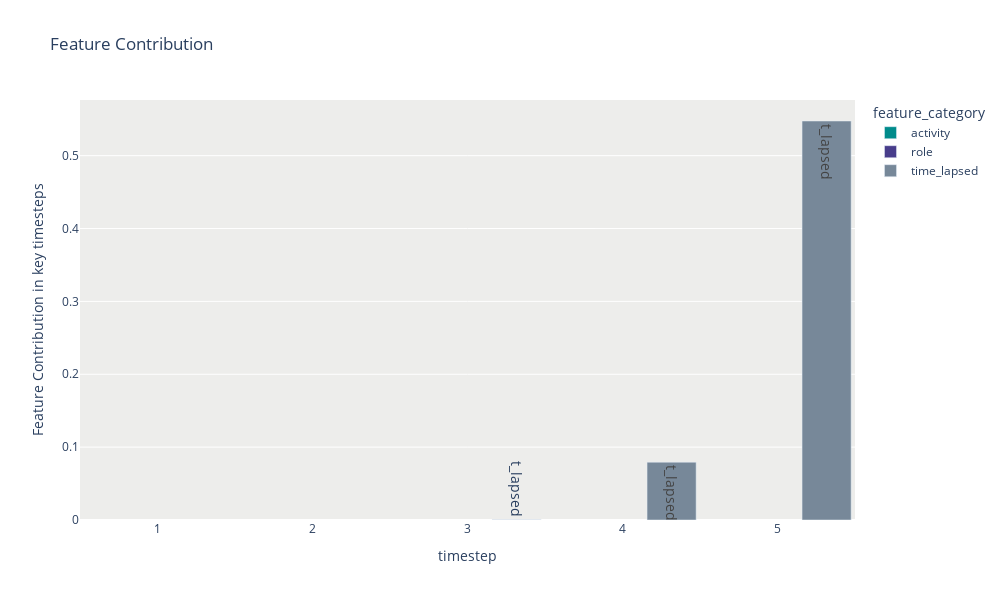

Here is the notebook cell this chart was saved with:
### Code cell
explain_local(output_with_attention,x_test,y_test,index_ac,index_rl,index_ne,3,53)

### Figure 1 — Plotly figure (JSON) as saved in the notebook; plotly's stock layout.template omitted (floating-point values rounded to 4 significant figures)
{"data": [{"alignmentgroup": "True", "hovertemplate": "feature_category=activity<br>timestep=%{x}<br>Feature Contribution in key timesteps=%{y}<br>feature=%{text}<extra></extra>", "legendgroup": "activity", "marker": {"color": "darkcyan", "pattern": {"shape": ""}}, "name": "activity", "offsetgroup": "activity", "orientation": "v", "showlegend": true, "text": ["none", "none", "none", "none", "none"], "textangle": 90, "textfont": {"size": 14}, "textposition": "auto", "type": "bar", "x": [5, 4, 3, 2, 1], "xaxis": "x", "y": [null, null, null, null, null], "yaxis": "y"}, {"alignmentgroup": "True", "hovertemplate": "feature_category=role<br>timestep=%{x}<br>Feature Contribution in key timesteps=%{y}<br>feature=%{text}<extra></extra>", "legendgroup": "role", "marker": {"color": "darkslateblue", "pattern": {"shape": ""}}, "name": "role", "offsetgroup": "role", "orientation": "v", "showlegend": true, "text": ["none", "none", "none", "none", "none"], "textangle": 90, "textfont": {"size": 14}, "textposition": "auto", "type": "bar", "x": [5, 4, 3, 2, 1], "xaxis": "x", "y": [null, null, null, null, null], "yaxis": "y"}, {"alignmentgroup": "True", "hovertemplate": "feature_category=time_lapsed<br>timestep=%{x}<br>Feature Contribution in key timesteps=%{y}<br>feature=%{text}<extra></extra>", "legendgroup": "time_lapsed", "marker": {"color": "lightslategray", "pattern": {"shape": ""}}, "name": "time_lapsed", "offsetgroup": "time_lapsed", "orientation": "v", "showlegend": true, "text": ["t_lapsed", "t_lapsed", "t_lapsed", "t_lapsed", "t_lapsed"], "textangle": 90, "textfont": {"size": 14}, "textposition": "auto", "type": "bar", "x": [5, 4, 3, 2, 1], "xaxis": "x", "y": [0.5476, 0.07934, 0.0003239, null, null], "yaxis": "y"}], "layout": {"bargap": 0.05, "barmode": "group", "height": 600, "legend": {"title": {"text": "feature_category"}, "tracegroupgap": 0}, "plot_bgcolor": "rgb(237,237,235)", "title": {"text": "Feature Contribution"}, "uniformtext": {"minsize": 14, "mode": "show"}, "width": 1000, "xaxis": {"anchor": "y", "domain": [0, 1], "title": {"text": "timestep"}}, "yaxis": {"anchor": "x", "domain": [0, 1], "title": {"text": "Feature Contribution in key timesteps"}}}}
